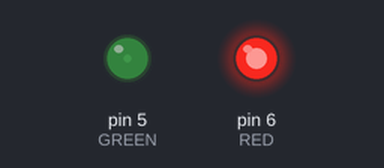
Simulated run of this sketch. Board: Arduino Uno, built with avr-gcc and run on an emulated ATmega328P. On the bench: output pins drawn as LEDs (lit = HIGH).

Above: at 0.05 s.
Timing chart, 0 to 3.0 s (numbered marks = the images above):
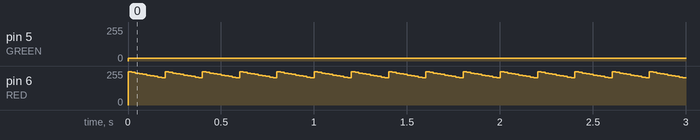

Measured:
- by itself, pin 5 (GREEN): 0/255 → 20/255 at 0.00 s
- by itself, pin 6 (RED): repeats every 0.20 s: 245/255 0.02 s, 240/255 0.02 s, 235/255 0.02 s, 230/255 0.02 s, 225/255 0.02 s, 220/255 0.02 s, 215/255 0.02 s, 210/255 0.02 s, 205/255 0.02 s, 250/255 0.02 s

The sketch:

Eight_LED.ino
```cpp
// Control 8 LEDs without 8 inputs
// 74HC595 Serial to Parallel Converter

// Example:
// int tDelay = 100;
// int latchPin = 11;
// int clockPin = 9;
// int dataPin = 12;

// byte leds = 0;

// void updateShiftRegister()
// {
//    digitalWrite(latchPin, LOW);
//    shiftOut(dataPin, clockPin, LSBFIRST, leds);
//    digitalWrite(latchPin, HIGH);
// }

// void setup()
// {
//   pinMode(latchPin, OUTPUT);
//   pinMode(dataPin, OUTPUT);
//   pinMode(clockPin, OUTPUT);
// }

// void loop()
// {
//   leds = 0;
//   updateShiftRegister();
//   delay(tDelay);
//   for (int i = 0; i < 8; i++)
//   {
//     bitSet(leds, i);
//     updateShiftRegister();
//     delay(tDelay);
//   }
// }
```

RGB_Flicker.ino
```cpp
// RGB LED circuit - flicking flame lighting

#define GREEN 5
#define RED 6

void setup()
{
pinMode(RED, OUTPUT);
pinMode(GREEN, OUTPUT);
digitalWrite(RED, HIGH);
digitalWrite(GREEN, HIGH);
}

int redValue;
int greenValue;
int count;

void loop()
{
#define delayTime 20

count = 10;
redValue = 255;
greenValue = 20;

for(int i = 0; i < count; i += 1)
{
redValue -= 5;
analogWrite(RED, redValue);
analogWrite(GREEN, greenValue);
delay(delayTime);
}
}
```
